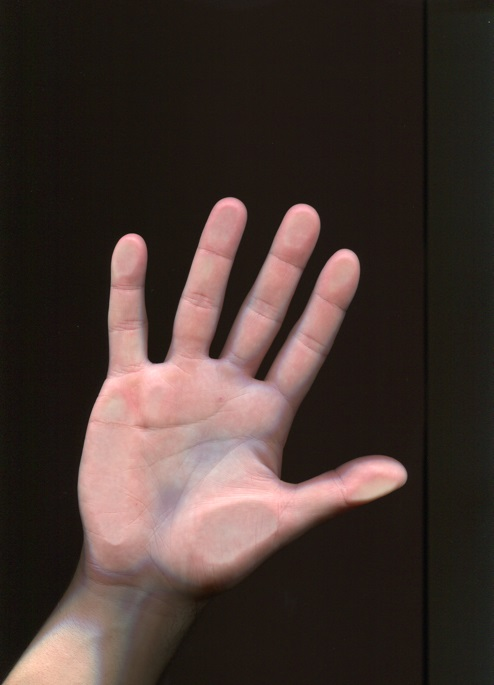
#> input picture images/1.jpg, 494 x 685 px
$ python get_features.py images/1.jpg images/2.jpg
#> lines starting #> are read from the running program, lines starting #| are printed output that depends on the picture; after the words box and inside, x2 and y2 are one past the last pixel; in counts of white or black regions, pixels touching at a corner belong together; long printed decimals are rounded
import sys
import numpy as np
import cv2

def get_image():
    return cv2.imread(sys.argv[1])
#> returned value is the input picture: shape (685, 494, 3); mean B, G, R 48.3, 53.3, 67.9

def get_contour(image):
    gray = cv2.cvtColor(image,cv2.COLOR_BGR2GRAY)
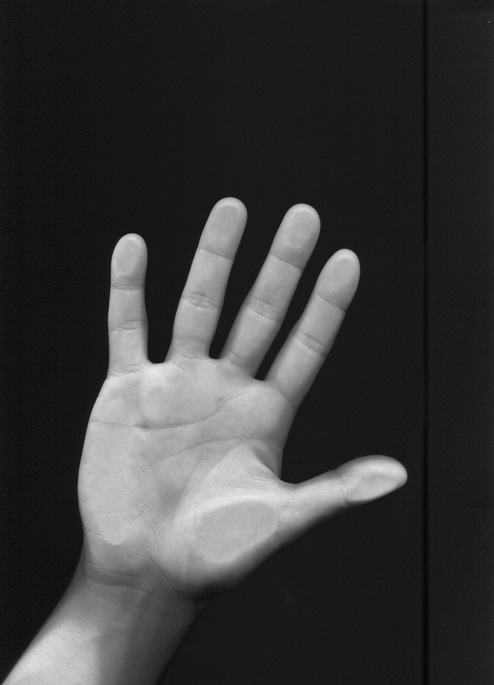
#> gray: shape (685, 494); min 5, max 234, mean 57.1
    threshold = gray.copy()
    threshold[threshold < 50] = 0
    threshold[threshold > 0] = 1
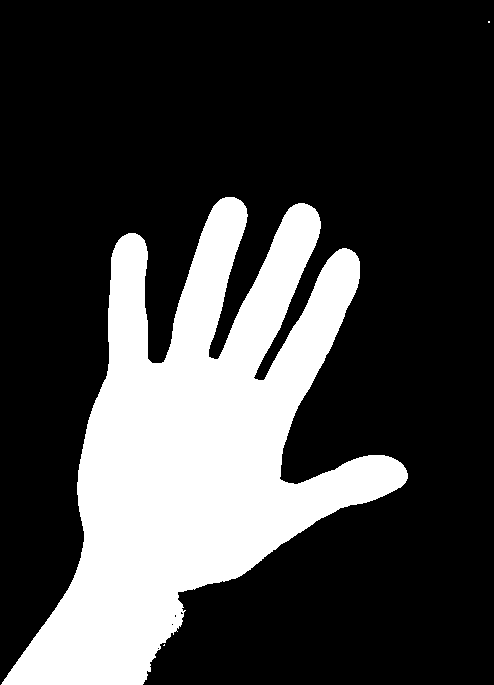
#> threshold: shape (685, 494); values 0 (black) and 1 (white), 25.4% white; 3 white regions (2 under 20 px)

    contours, _ = cv2.findContours(threshold, cv2.RETR_EXTERNAL, cv2.CHAIN_APPROX_SIMPLE)
#> contours = 3 contours, 2 with area under 20; largest, box (x1, y1, x2, y2) and area: (1, 197, 408, 685) 84864
    filter_contours = sorted(contours, key=cv2.contourArea, reverse=True)
#> filter_contours has the same summary as contours
    contours = [filter_contours[0]]
#> contours = 1 contour; box (x1, y1, x2, y2) and area: (1, 197, 408, 685) 84864

    return contours

def get_key_points(cnt):
    hull = cv2.convexHull(contours[0], returnPoints=False)
    defects = cv2.convexityDefects(cnt, hull)

    P = []
    for i in range(defects.shape[0]):
        P.append(defects[i, 0][0])
        P.append(defects[i, 0][2])
        P.append(defects[i, 0][1])

    K = [P[0]]
    K_i = [0]
    for i, p in enumerate(P):
        s = tuple(cnt[K[-1]][0])
        e = tuple(cnt[p][0])
        if (s[0] - e[0]) ** 2 + (s[1] - e[1]) ** 2 > 4000:
            K.append(p)
            K_i.append(i)
    s = tuple(cnt[K[0]][0])
    e = tuple(cnt[K[-1]][0])
    if (s[0] - e[0]) ** 2 + (s[1] - e[1]) ** 2 < 4000:
        K = K[:len(K) - 1]
        K_i = K_i[:len(K_i) - 1]

    return P, K, K_i

def check_points(ind, cnt, K):
    pre_is_longer = True
    m = cv2.moments(cnt)
    cen = (int(m['m10'] / m['m00']), int(m['m01'] / m['m00']))
    p = tuple(cnt[K[ind]][0])

    pre_dist = (cen[0] - p[0]) ** 2 + (cen[1] - p[1]) ** 2
    for i in range(ind + 1, ind + 9):
        p = tuple(cnt[K[i]][0])
        dist = (cen[0] - p[0]) ** 2 + (cen[1] - p[1]) ** 2
        if dist > pre_dist and pre_is_longer:
            return False
        if dist < pre_dist and not pre_is_longer:
            return False
        pre_is_longer = not pre_is_longer
        pre_dist = dist

    for i in range(ind + 1, ind + 7):
        p1 = tuple(cnt[K[i]][0])
        p2 = tuple(cnt[K[i + 1]][0])
        p3 = tuple(cnt[K[i + 2]][0])
        v1 = (p2[0] - p1[0], p2[1] - p1[1])
        v2 = (p3[0] - p2[0], p3[1] - p2[1])

        if v1[0] * v2[0] + v1[1] * v2[1]  > 0:
            return False

    p1 = tuple(cnt[K[ind]][0])
    p2 = tuple(cnt[K[ind + 8]][0])
    v1 = (p1[0] - cen[0], p1[1] - cen[1])
    v2 = (p2[0] - cen[0], p2[1] - cen[1])
    if v1[0] * v2[1] - v1[1] * v2[0] > 0:
        return False

    return True

def find_hand(K, cnt):
    hand = []
    end = -1000
    for M in range(-9, len(K) - 8):
            if check_points(M, cnt, K):
                    if M + 8 <= 0:
                            end = max(end, len(K) - M - 8)
                    else:
                            end = max(end, M + 8)
    end = end % len(K)

    for i in range(8, -1, -1):
            hand.append(end - i)
    return hand

def adjust_hand(cnt, P, K, K_i, hand):
    dist, ind = 0, 0
    r = tuple(cnt[K[hand[3]]][0])
    l = tuple(cnt[K[hand[5]]][0])
    for i in (range(K_i[hand[3]] + 1, K_i[hand[5]])):
        p = tuple(cnt[P[i]][0])
        if  (l[0] - p[0]) ** 2 + (l[1] - p[1]) ** 2 + (r[0] - p[0]) ** 2 + (r[1] - p[1]) ** 2 > dist:
            dist = (l[0] - p[0]) ** 2 + (l[1] - p[1]) ** 2 + (r[0] - p[0]) ** 2 + (r[1] - p[1]) ** 2
            ind = i
    K_i[hand[4]] = ind
    K[hand[4]] = P[ind]

    dist, ind = 0, 0
    r = tuple(cnt[K[hand[1]]][0])
    l = tuple(cnt[K[hand[3]]][0])
    for i in (range(K_i[hand[1]] + 1, K_i[hand[3]])):
        p = tuple(cnt[P[i]][0])
        if  (l[0] - p[0]) ** 2 + (l[1] - p[1]) ** 2 + (r[0] - p[0]) ** 2 + (r[1] - p[1]) ** 2 > dist:
            dist = (l[0] - p[0]) ** 2 + (l[1] - p[1]) ** 2 + (r[0] - p[0]) ** 2 + (r[1] - p[1]) ** 2
            ind = i
    K_i[hand[2]] = ind
    K[hand[2]] = P[ind]

    p1 = tuple(cnt[K[hand[1]]][0])
    p2 = tuple(cnt[K[hand[2]]][0])
    v = (p2[0] - p1[0], p2[1] - p1[1])

    dist, ind = 0, 0
    i = K_i[hand[1]]

    while True:
        i -= 1
        p = tuple(cnt[P[i]][0])
        v1 = (p[0] - p1[0], p[1] - p1[1])
        if v[0] * v1[1] - v[1] * v1[0] <= 0:
            break
        if (v[0] * v1[0] + v[1] * v1[1]) / (v[0] ** 2 + v[1] ** 2) ** 0.5 / (v1[0] ** 2 + v1[1] ** 2) ** 0.5 < -1 / 2 ** 0.5:
            break
        if v1[0] ** 2 + v1[1] ** 2 > dist:
            dist = v1[0] ** 2 + v1[1] ** 2
            ind = i

    K_i[hand[0]] = ind
    K[hand[0]] = P[ind]
    return hand

def draw_marks(image, hand, contours):
    cnt = contours[0]

    for i in hand:
            cv2.circle(image, tuple(cnt[K[i]][0]), 5, [0,0,255], -1)
    for i in range(len(hand) - 1):
            cv2.line(image, tuple(cnt[K[hand[i]]][0]), tuple(cnt[K[hand[i + 1]]][0]), [0,255,0], 1)

    hand_img = cv2.drawContours(image * 0, contours, -1, (255,255,255), -1)[:,:,0]
    trans = cv2.distanceTransform(hand_img, cv2.DIST_L2, 5)
    _, max_val, _, max_loc = cv2.minMaxLoc(trans)

    center = max_loc
    radius = max_val

    cv2.circle(image, center, int(radius), [255,0,0], 1)
    cv2.circle(image, center, 5, [255,255,255], -1)
    return image, center, radius

def print_features(image, K, hand, center, radius):
    r = [0, 0, 0, 0]
    r[0] = ((center[0] - cnt[K[hand[1]]][0][0]) ** 2 + (center[1] - cnt[K[hand[1]]][0][1]) ** 2) ** 0.5
    r[1] = ((center[0] - cnt[K[hand[3]]][0][0]) ** 2 + (center[1] - cnt[K[hand[3]]][0][1]) ** 2) ** 0.5
    r[2] = ((center[0] - cnt[K[hand[5]]][0][0]) ** 2 + (center[1] - cnt[K[hand[5]]][0][1]) ** 2) ** 0.5
    r[3] = ((center[0] - cnt[K[hand[7]]][0][0]) ** 2 + (center[1] - cnt[K[hand[7]]][0][1]) ** 2) ** 0.5

    p = [0, 0, 0]
    tmp = (cnt[K[hand[1]]][0] + cnt[K[hand[3]]][0]) / 2
    p[0] = ((cnt[K[hand[2]]][0][0] - tmp[0]) ** 2 + (cnt[K[hand[2]]][0][1] - tmp[1]) ** 2) ** 0.5
    tmp = (cnt[K[hand[3]]][0] + cnt[K[hand[5]]][0]) / 2
    p[1] = ((cnt[K[hand[4]]][0][0] - tmp[0]) ** 2 + (cnt[K[hand[4]]][0][1] - tmp[1]) ** 2) ** 0.5
    tmp = (cnt[K[hand[5]]][0] + cnt[K[hand[7]]][0]) / 2
    p[2] = ((cnt[K[hand[6]]][0][0] - tmp[0]) ** 2 + (cnt[K[hand[6]]][0][1] - tmp[1]) ** 2) ** 0.5

    circle = image * cv2.circle(image * 0, center, int(radius), (1, 1, 1), -1)
    R = circle[:,:,2]
    G = circle[:,:,1]
    B = circle[:,:,0]
    R = R[R != 0].mean()
    G = G[G != 0].mean()
    B = B[B != 0].mean()

    print('@', radius, *r, *p, R, G, B, '@')

def save_result(image, name):
    cv2.imwrite('output/' + name, image)

if __name__ == '__main__':
    image = get_image()
    if image is None:
        print('Image not found')
        exit()
    img = image.copy()

    contours = get_contour(img)
    P, K, K_i = get_key_points(contours[0])
#> in get_key_points, `hull = cv2.convexHull(contours[0], returnPoints=False)`: hull = 25 values, max 1287 at index 0, min 0 at index 24, mean 542.6
#> in get_key_points, `defects = cv2.convexityDefects(cnt, hull)`: defects = 19 rows, first 6: [0, 2, 1, 162], [2, 134, 107, 34136], [134, 140, 135, 114], [141, 143, 142, 142], [143, 145, 144, 114], [145, 149, 146, 190]
#> after the loop in get_key_points, `for i in range(defects.shape[0]):`: P = 57 values from 0 to 1287
#> in get_key_points, `K = [P[0]]`: K = [0]
#> the loop in get_key_points, `for i, p in enumerate(P):` made 57 passes
#> (p, s, e) on passes 2, 3, 4, 5, 6, 8, 9, 10: (1, (225, 197), (224, 198)), (2, (225, 197), (222, 198)), (2, (225, 197), (222, 198)), (107, (225, 197), (161, 363)), (134, (161, 363), (128, 233)), (135, (128, 233), (127, 234)), (140, (128, 233), (122, 236)), (141, (128, 233), (118, 240))
#> after the loop in get_key_points, `for i, p in enumerate(P):`: K = [0, 107, 134, 242, 325, 326, 413, 557, 644, 785, 910, 1042, 1190, 1287]; K_i = [0, 4, 5, 22, 23, 24, 25, 26, 31, 32, 43, 44, 55, 56]
#> in get_key_points, `s = tuple(cnt[K[0]][0])`: s = (225, 197)
#> in get_key_points, `K = K[:len(K) - 1]`: K = [0, 107, 134, 242, 325, 326, 413, 557, 644, 785, 910, 1042, 1190]
#> in get_key_points, `K_i = K_i[:len(K_i) - 1]`: K_i = [0, 4, 5, 22, 23, 24, 25, 26, 31, 32, 43, 44, 55]
#> P = 57 values from 0 to 1287; K_i = [0, 4, 5, 22, 23, 24, 25, 26, 31, 32, 43, 44, 55]

    cnt = contours[0]
#> cnt = contour of 1288 points, box (x1, y1, x2, y2) (1, 197, 408, 685), area 84864
    hand = find_hand(K, contours[0])
#> the loop in find_hand, `for M in range(-9, len(K) - 8):` made 14 passes
#> (p1 in check_points, p2 in check_points, v1 in check_points, v2 in check_points, end) on pass 4: ((400, 487), (128, 233), (206, 37), (-66, -217), 2)
#> after the loop in find_hand, `for i in range(8, -1, -1):`: hand = [-6, -5, -4, -3, -2, -1, 0, 1, 2]
#> hand = [-6, -5, -4, -3, -2, -1, 0, 1, 2]
    hand = adjust_hand(contours[0], P, K, K_i, hand)
#> in adjust_hand, `r = tuple(cnt[K[hand[3]]][0])`: r = (253, 377)
#> in adjust_hand, `l = tuple(cnt[K[hand[5]]][0])`: l = (214, 359)
#> the loop in adjust_hand, `for i in (range(K_i[hand[3]] + 1, K_i[hand[5]])):` made 11 passes
#> (p, dist) on passes 1, 2, 4, 7: ((315, 209), 64769), ((314, 208), 65083), ((311, 206), 65423), ((307, 204), 65519)
#> after the loop in adjust_hand, `for i in (range(K_i[hand[3]] + 1, K_i[hand[5]])):`: dist = 65519; ind = 50
#> in adjust_hand, `r = tuple(cnt[K[hand[1]]][0])`: r = (279, 478)
#> in adjust_hand, `l = tuple(cnt[K[hand[3]]][0])`: l = (253, 377)
#> the loop in adjust_hand, `for i in (range(K_i[hand[1]] + 1, K_i[hand[3]])):` made 11 passes
#> (p, dist) on passes 1, 3, 4, 6, 7, 9, 10: ((359, 261), 78181), ((358, 260), 78479), ((358, 258), 79827), ((357, 257), 80141), ((357, 256), 80825), ((355, 254), 81485), ((355, 253), 82181)
#> after the loop in adjust_hand, `for i in (range(K_i[hand[1]] + 1, K_i[hand[3]])):`: dist = 82181; ind = 41
#> in adjust_hand, `p1 = tuple(cnt[K[hand[1]]][0])`: p1 = (279, 478)
#> in adjust_hand, `p2 = tuple(cnt[K[hand[2]]][0])`: p2 = (355, 253)
#> in adjust_hand, `v = (p2[0] - p1[0], p2[1] - p1[1])`: v = (76, -225)
#> in adjust_hand, `i = K_i[hand[1]]`: i = 31
#> the loop in adjust_hand, `while True:` made 6 passes
#> (i, p, v1, dist, ind) on pass 1: (30, (407, 473), (128, -5), 16409, 30)
#> after the loop in adjust_hand, `while True:`: dist = 16409; i = 25; ind = 30

    img, center, radius = draw_marks(img, hand, contours)
#> the loop in draw_marks, `for i in hand:` made 9 passes
#> after the loop in draw_marks, `for i in hand:`:
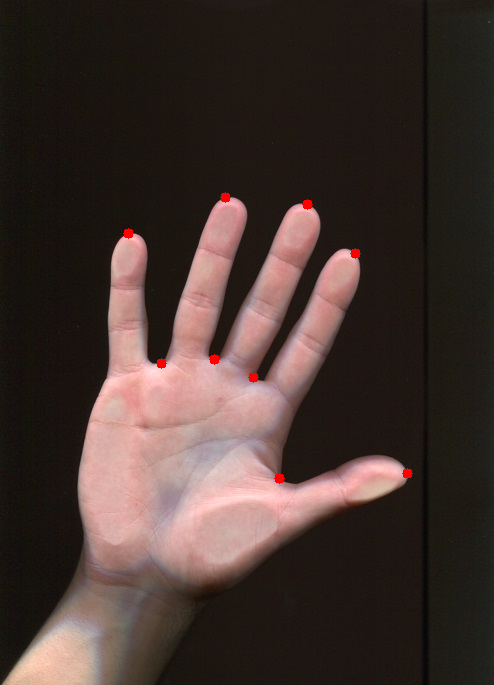
#> image: shape (685, 494, 3); 0.22% of pixels changed, all inside (x1, y1, x2, y2) = (123, 192, 413, 484)
#> the loop in draw_marks, `for i in range(len(hand) - 1):` made 8 passes
#> after the loop in draw_marks, `for i in range(len(hand) - 1):`:
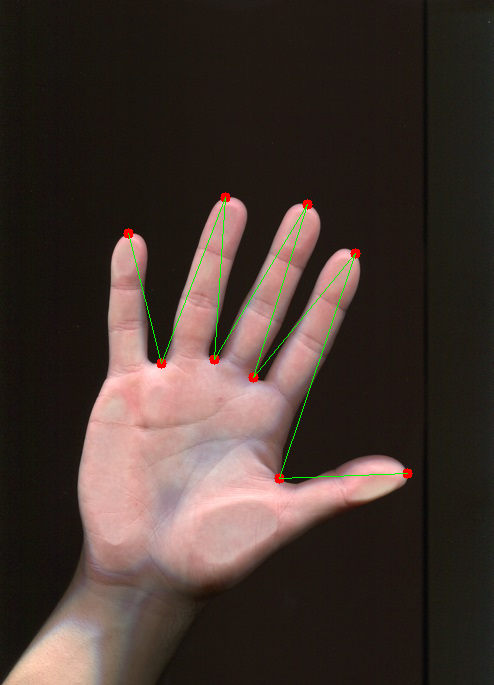
#> image: shape (685, 494, 3); 0.37% of pixels changed, all inside (x1, y1, x2, y2) = (128, 197, 408, 479)
#> in draw_marks, `trans = cv2.distanceTransform(hand_img, cv2.DIST_L2, 5)`:
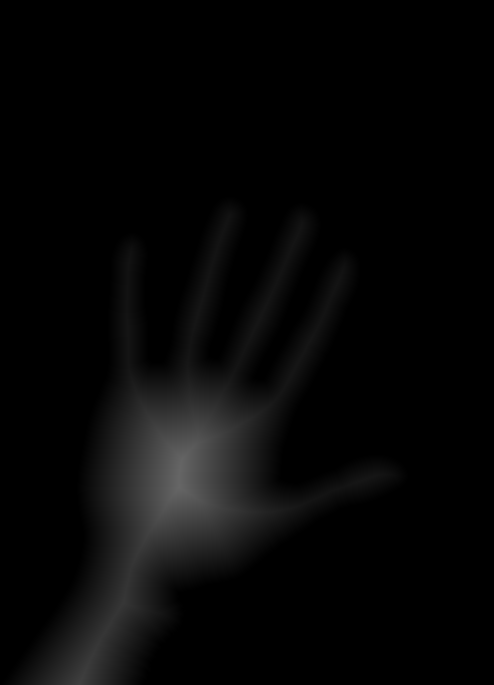
#> trans: shape (685, 494) float32; min 0, max 102.6, mean 6.9
#> in draw_marks, `_, max_val, _, max_loc = cv2.minMaxLoc(trans)`: max_val = 102.6; max_loc = (179, 486)
#> in draw_marks, `radius = max_val`: radius = 102.6
#> in draw_marks, `cv2.circle(image, center, int(radius), [255,0,0], 1)`:
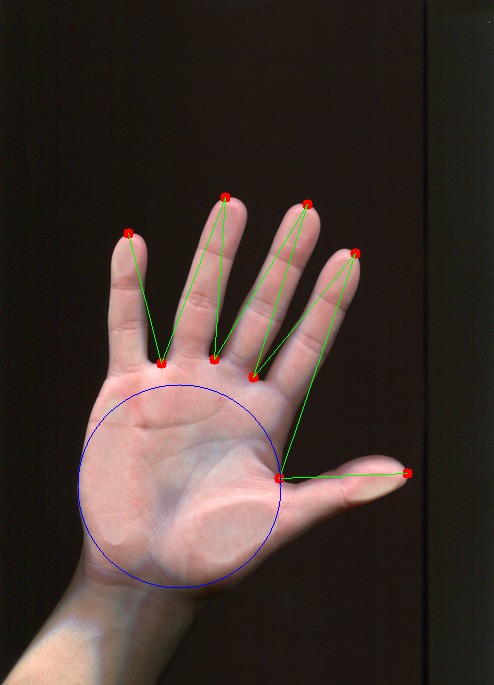
#> image: shape (685, 494, 3); 0.17% of pixels changed, all inside (x1, y1, x2, y2) = (77, 384, 282, 589)
#> center = (179, 486); radius = 102.6
    print_features(image, K, hand, center, radius)
#> in print_features, `tmp = (cnt[K[hand[1]]][0] + cnt[K[hand[3]]][0]) / 2`: tmp = [266, 427.5]
#> in print_features, `tmp = (cnt[K[hand[3]]][0] + cnt[K[hand[5]]][0]) / 2`: tmp = [233.5, 368]
#> in print_features, `tmp = (cnt[K[hand[5]]][0] + cnt[K[hand[7]]][0]) / 2`: tmp = [187.5, 361]
#> in print_features, `G = circle[:,:,1]`:
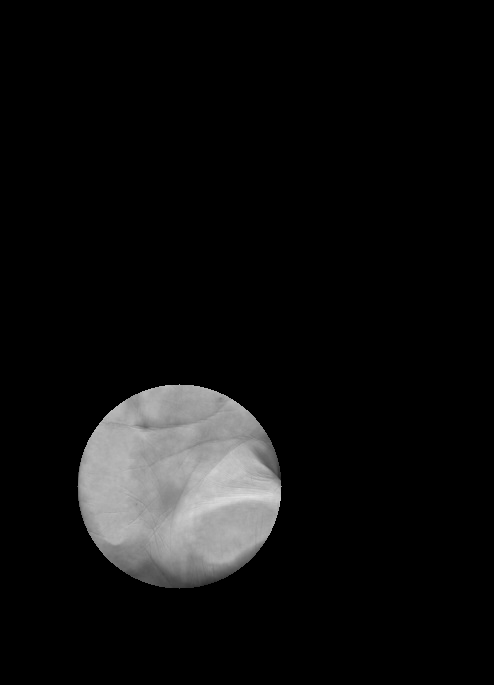
#> G: shape (685, 494); min 0, max 226, mean 15.4
#> in print_features, `R = R[R != 0].mean()`: R = 200.9
#> in print_features, `G = G[G != 0].mean()`: G = 159.5
#> in print_features, `B = B[B != 0].mean()`: B = 155.2
#| @ 102.575 100.319 131.746 131.735 124.310 195.886 179.717 168.233 200.876 159.508 155.233 @

    if len(sys.argv) >= 3 and sys.argv[2] == 'True':
        save_result(img, sys.argv[1][-7:])
